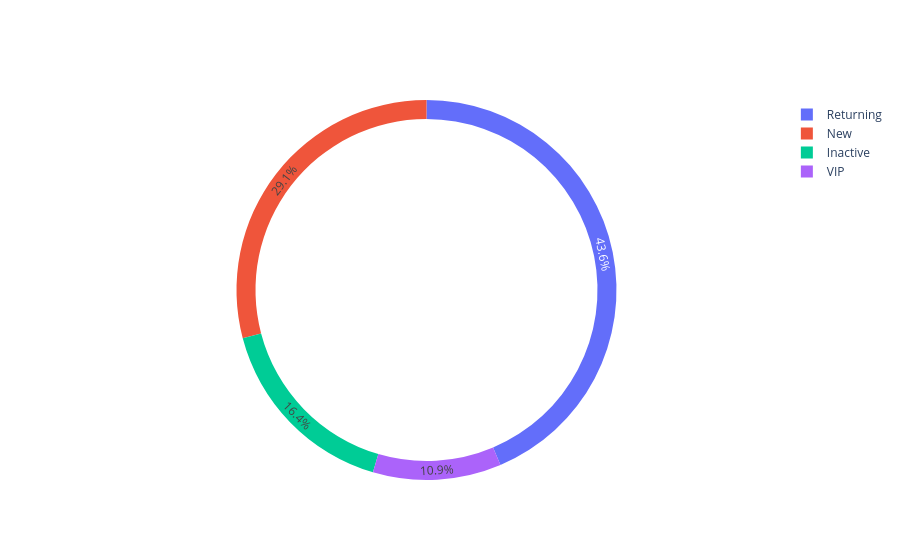

Notebook code cell kept with this figure:
### Code cell
df2 = pd.DataFrame({
    "Customer_Type": ["New", "Returning", "VIP", "Inactive"],
    "Customers": [320, 480, 120, 180]
})

fig = go.Figure()

fig.add_trace(
    go.Pie(
        labels=df2["Customer_Type"],
        values=df2["Customers"],
        hole=0.9
    )
)

fig.show()

### Figure 1 — Plotly figure (JSON) as saved in the notebook; plotly's stock layout.template omitted (floating-point values rounded to 4 significant figures)
{"data": [{"hole": 0.9, "labels": ["New", "Returning", "VIP", "Inactive"], "type": "pie", "values": [320, 480, 120, 180]}], "layout": {}}
